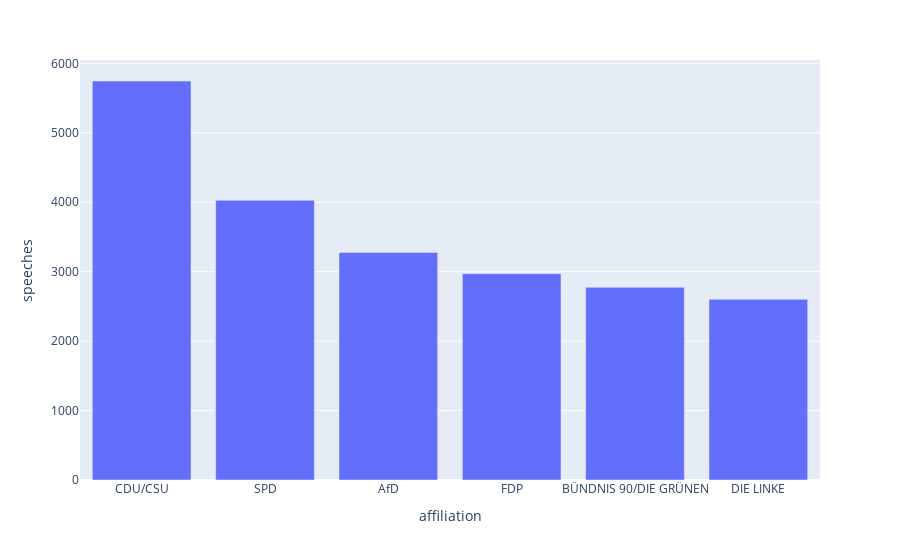

This figure's notebook cell:
### Markdown cell above
Anzahl der gesamten Reden nach Partei

### Code cell
partei_reden = df[['affiliation']].value_counts()
partei_reden = partei_reden.to_frame()
partei_reden = partei_reden.reset_index()
partei_reden.columns = ['affiliation','speeches']
partei_reden = partei_reden[partei_reden['affiliation'].isin(list(parteien))]
partei_reden.plot(kind="bar",x='affiliation',y='speeches')

### Figure 1 — Plotly figure (JSON) as saved in the notebook; plotly's stock layout.template omitted (floating-point values rounded to 4 significant figures)
{"data": [{"alignmentgroup": "True", "hovertemplate": "affiliation=%{x}<br>speeches=%{y}<extra></extra>", "legendgroup": "", "marker": {"color": "#636efa"}, "name": "", "offsetgroup": "", "orientation": "v", "showlegend": false, "textposition": "auto", "type": "bar", "x": ["CDU/CSU", "SPD", "AfD", "FDP", "BÜNDNIS 90/DIE GRÜNEN", "DIE LINKE"], "xaxis": "x", "y": [5746, 4028, 3278, 2972, 2774, 2602], "yaxis": "y"}], "layout": {"barmode": "relative", "legend": {"tracegroupgap": 0}, "margin": {"t": 60}, "xaxis": {"anchor": "y", "domain": [0, 1], "title": {"text": "affiliation"}}, "yaxis": {"anchor": "x", "domain": [0, 1], "title": {"text": "speeches"}}}}
